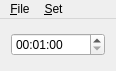
<?xml version="1.0" encoding="UTF-8"?>
<ui version="4.0">
 <class>MainWindow</class>
 <widget class="QMainWindow" name="MainWindow">
  <property name="windowModality">
   <enum>Qt::NonModal</enum>
  </property>
  <property name="geometry">
   <rect>
    <x>0</x>
    <y>0</y>
    <width>116</width>
    <height>71</height>
   </rect>
  </property>
  <property name="sizePolicy">
   <sizepolicy hsizetype="Fixed" vsizetype="Fixed">
    <horstretch>0</horstretch>
    <verstretch>0</verstretch>
   </sizepolicy>
  </property>
  <property name="mouseTracking">
   <bool>false</bool>
  </property>
  <property name="windowTitle">
   <string>Timer</string>
  </property>
  <property name="windowOpacity">
   <double>1.000000000000000</double>
  </property>
  <property name="documentMode">
   <bool>false</bool>
  </property>
  <widget class="QWidget" name="centralWidget">
   <layout class="QGridLayout" name="gridLayout">
    <item row="0" column="0">
     <widget class="QTimeEdit" name="timeEdit">
      <property name="baseSize">
       <size>
        <width>10</width>
        <height>10</height>
       </size>
      </property>
      <property name="maximumTime">
       <time>
        <hour>23</hour>
        <minute>59</minute>
        <second>59</second>
       </time>
      </property>
      <property name="displayFormat">
       <string>hh:mm:ss</string>
      </property>
      <property name="time">
       <time>
        <hour>0</hour>
        <minute>1</minute>
        <second>0</second>
       </time>
      </property>
     </widget>
    </item>
   </layout>
  </widget>
  <widget class="QMenuBar" name="menuBar">
   <property name="geometry">
    <rect>
     <x>0</x>
     <y>0</y>
     <width>116</width>
     <height>21</height>
    </rect>
   </property>
   <widget class="QMenu" name="menu_File">
    <property name="title">
     <string>&amp;File</string>
    </property>
    <addaction name="actionStart"/>
    <addaction name="actionStop"/>
    <addaction name="actionReset"/>
    <addaction name="action_Close"/>
   </widget>
   <widget class="QMenu" name="menuSet">
    <property name="title">
     <string>&amp;Set</string>
    </property>
    <addaction name="action15_minutes"/>
    <addaction name="action25_minutes"/>
    <addaction name="action35_minutes"/>
    <addaction name="action45_minutes"/>
    <addaction name="action1_hour"/>
   </widget>
   <addaction name="menu_File"/>
   <addaction name="menuSet"/>
  </widget>
  <action name="action_Close">
   <property name="text">
    <string>&amp;Close</string>
   </property>
  </action>
  <action name="action15_minutes">
   <property name="text">
    <string>15 minutes</string>
   </property>
   <property name="shortcut">
    <string>Ctrl+1</string>
   </property>
   <property name="iconVisibleInMenu">
    <bool>false</bool>
   </property>
  </action>
  <action name="action25_minutes">
   <property name="text">
    <string>25 minutes</string>
   </property>
   <property name="shortcut">
    <string>Ctrl+2</string>
   </property>
  </action>
  <action name="action35_minutes">
   <property name="text">
    <string>35 minutes</string>
   </property>
   <property name="shortcut">
    <string>Ctrl+3</string>
   </property>
  </action>
  <action name="action45_minutes">
   <property name="text">
    <string>45 minutes</string>
   </property>
   <property name="shortcut">
    <string>Ctrl+4</string>
   </property>
  </action>
  <action name="action1_hour">
   <property name="text">
    <string>1 hour</string>
   </property>
   <property name="shortcut">
    <string>Ctrl+5</string>
   </property>
  </action>
  <action name="actionStart">
   <property name="text">
    <string>&amp;Start</string>
   </property>
   <property name="shortcut">
    <string>Ctrl+G, Ctrl+S</string>
   </property>
  </action>
  <action name="actionStop">
   <property name="text">
    <string>S&amp;top</string>
   </property>
   <property name="shortcut">
    <string>Ctrl+S</string>
   </property>
  </action>
  <action name="actionReset">
   <property name="text">
    <string>&amp;Reset</string>
   </property>
   <property name="shortcut">
    <string>Ctrl+R</string>
   </property>
  </action>
 </widget>
 <layoutdefault spacing="6" margin="11"/>
 <resources/>
 <connections/>
</ui>
